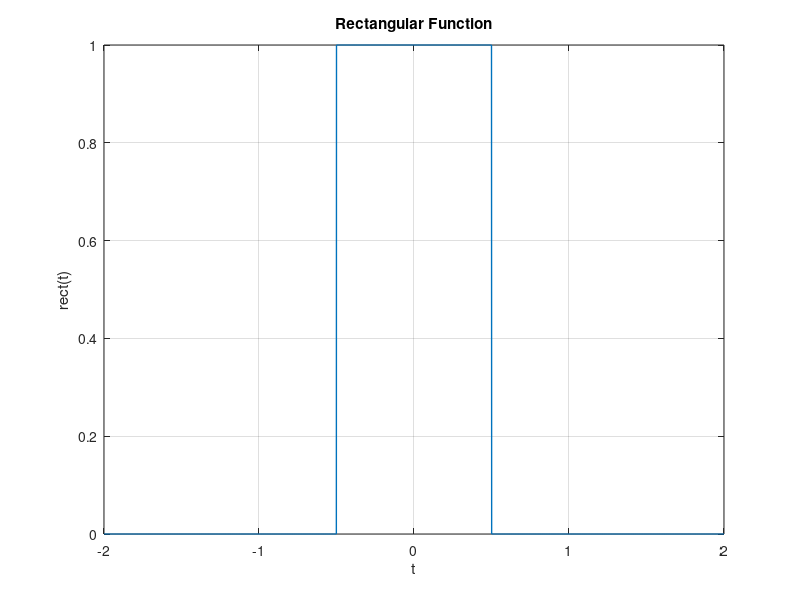

This figure's MATLAB source:
clc;
close all;
clear all;

% Time vector
t = -2 : 0.001 : 2;

% Rect function
x = double(abs(t) <= 0.5);

% Plot
plot(t, x, 'LineWidth', 1);

grid on;

title('Rectangular Function');
xlabel('t');
ylabel('rect(t)');
